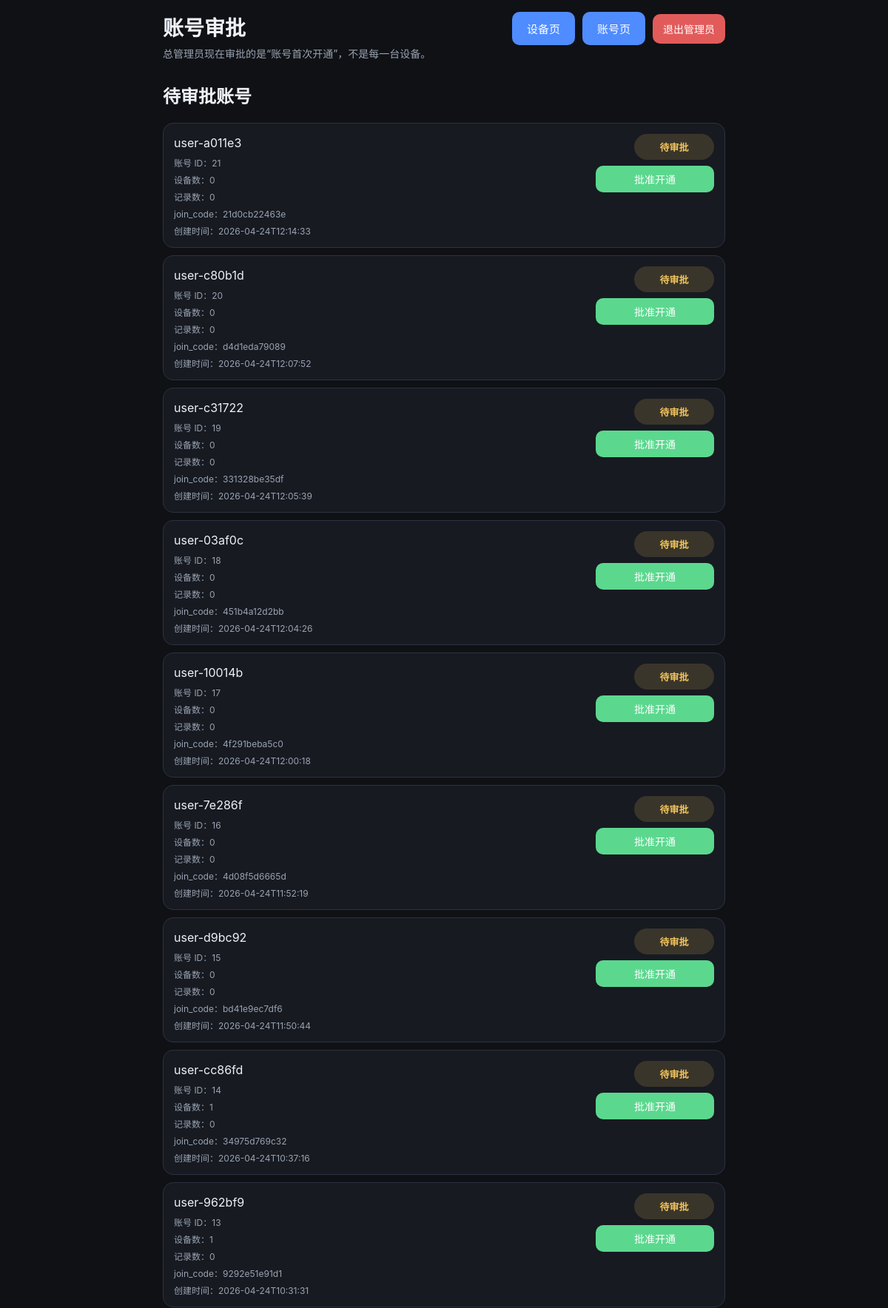
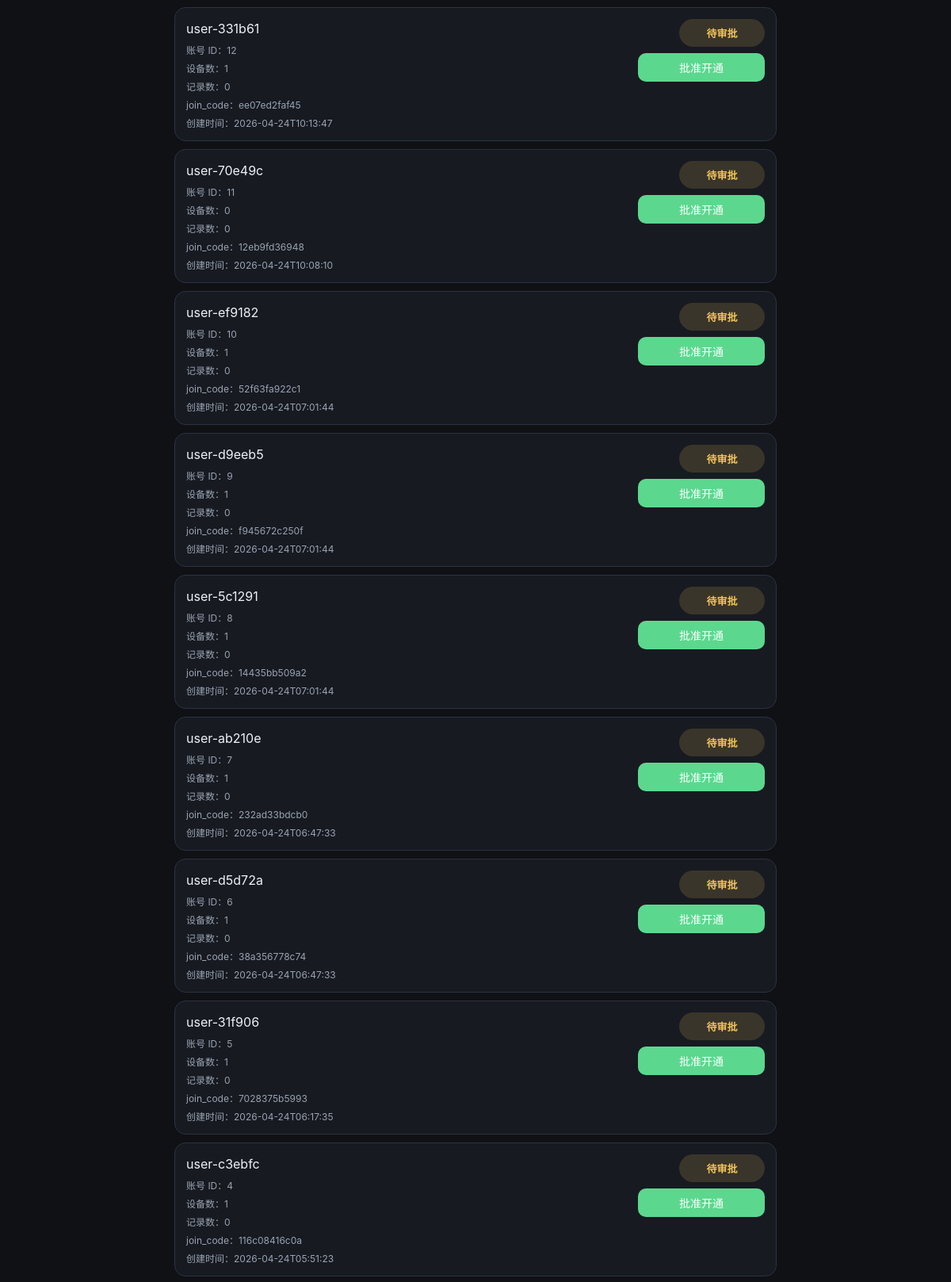
The page /admin/accounts (upper part) on the database its author committed (2 pictures, top to bottom).
### tables this page shows
CREATE TABLE users (
            id INTEGER PRIMARY KEY AUTOINCREMENT,
            name TEXT NOT NULL DEFAULT 'default',
            created_at TEXT NOT NULL DEFAULT (datetime('now'))
        , approval_status TEXT NOT NULL DEFAULT 'approved', join_code TEXT, approved_at TEXT, api_token TEXT);

### app/main.py (the view)
@app.route("/admin/accounts")
def admin_accounts_page():
    guard = admin_guard()
    if guard:
        return guard
    pending_users = get_users("pending")
    approved_users = get_users("approved")
    return render_template("admin_accounts.html", pending_users=pending_users, approved_users=approved_users)

### app/main.py (called while the page is built)
def get_conn():
    conn = sqlite3.connect(str(DB_PATH))
    conn.row_factory = sqlite3.Row
    return conn

def admin_cookie_value():
    if not ADMIN_PASSWORD:
        return None
    return hashlib.sha256(ADMIN_PASSWORD.encode()).hexdigest()

def is_admin_authenticated():
    expected = admin_cookie_value()
    if not expected:
        return True
    actual = request.cookies.get(ADMIN_COOKIE, "")
    return hmac.compare_digest(actual, expected)

def admin_guard():
    if is_admin_authenticated():
        return None
    next_path = request.path
    if request.query_string:
        next_path += "?" + request.query_string.decode()
    return redirect(url_for("admin_login_page", next=next_path))

def get_users(approval_status=None):
    conn = get_conn()
    query = """
        SELECT u.id, u.name, u.approval_status, u.join_code, u.created_at, u.approved_at,
               COUNT(DISTINCT d.id) AS device_count,
               COUNT(i.id) AS item_count
        FROM users u
        LEFT JOIN devices d ON d.user_id = u.id
        LEFT JOIN inbox_items i ON i.user_id = u.id
        WHERE 1 = 1
    """
    params = []
    if approval_status is not None:
        query += " AND u.approval_status = ?"
        params.append(approval_status)
    query += " GROUP BY u.id, u.name, u.approval_status, u.join_code, u.created_at, u.approved_at ORDER BY u.created_at DESC, u.id DESC"
    rows = conn.execute(query, params).fetchall()
    conn.close()
    return [dict(r) for r in rows]

### app/templates/admin_accounts.html (shortened to what this page needs)
<!doctype html>
<html lang="zh-CN">
<head>
  <link rel="stylesheet" href="/static/style.css" />
</head>
<body>
  <main class="container">
    <header class="header">
      <div class="title-row">
        <div>
          <h1>账号审批</h1>
          <p class="subtitle">总管理员现在审批的是“账号首次开通”，不是每一台设备。</p>
        </div>
        <div class="toolbar-actions">
          <a class="nav-link" href="/devices">设备页</a>
          <a class="nav-link" href="/account">账号页</a>
          <form action="/admin/logout" method="post" class="inline-form-row">
            <button type="submit" class="danger compact">退出管理员</button>
          </form>
        </div>
      </div>
    </header>
    {% if pending_users %}
      <section class="section-block">
        <h2 class="section-title">待审批账号</h2>
        <div class="list">
          {% for user in pending_users %}
            <article class="item">
              <div class="item-main grow">
                <div class="item-content">{{ user.name }}</div>
                <div class="item-meta">账号 ID：{{ user.id }}</div>
                <div class="item-meta">设备数：{{ user.device_count }}</div>
                <div class="item-meta">记录数：{{ user.item_count }}</div>
                <div class="item-meta">join_code：{{ user.join_code or '-' }}</div>
                <div class="item-meta">创建时间：{{ user.created_at or '-' }}</div>
              </div>
              <div class="item-actions">
                <span class="status-badge pending">待审批</span>
                <form action="/admin/accounts/approve/{{ user.id }}" method="post" class="full-width-form">
                  <button type="submit" class="success">批准开通</button>
                </form>
              </div>
            </article>
          {% endfor %}
        </div>
      </section>
    {% endif %}
  </main>
</body>
</html>

### app/static/style.css (style rules this page uses)
:root { color-scheme: light dark; --bg: #0f1115; --panel: #171a21; --panel-2: #202531; --text: #eef2f7; --muted: #9aa4b2; --accent: #4f8cff; --danger: #e25b5b; --border: #2b3240; --success: #5bd88e; --warning: #f0c35b; }
body { margin: 0; font-family: -apple-system, BlinkMacSystemFont, "Segoe UI", sans-serif; background: var(--bg); color: var(--text); -webkit-tap-highlight-color: transparent; }
.container { max-width: 760px; margin: 0 auto; padding: 16px; }
.title-row { display: flex; align-items: flex-start; justify-content: space-between; gap: 16px; flex-wrap: wrap; }
.toolbar-actions { display: flex; gap: 10px; flex-wrap: wrap; }
.header h1 { margin: 0 0 6px 0; font-size: 28px; }
.header p { color: var(--muted); margin: 0 0 8px 0; font-size: 14px; line-height: 1.5; }
.capture-box, .item, .empty, .toolbar, .summary-card { background: var(--panel); border: 1px solid var(--border); border-radius: 14px; }
button, .secondary-button, .nav-link { border: 0; border-radius: 10px; background: var(--accent); color: white; padding: 12px 20px; cursor: pointer; font-size: 15px; font-weight: 500; transition: transform 0.05s ease, opacity 0.1s ease; text-decoration: none; display: inline-flex; align-items: center; justify-content: center; box-sizing: border-box; }
button.compact, .secondary-button.compact { padding: 10px 14px; font-size: 14px; white-space: nowrap; }
button.danger { background: var(--danger); }
button.success { background: var(--success); }
.list { display: grid; gap: 10px; }
.item { display: flex; justify-content: space-between; gap: 12px; padding: 14px; }
.item-main.grow { flex: 1; }
.item-content { font-size: 16px; line-height: 1.5; word-break: break-word; }
.item-meta { margin-top: 6px; color: var(--muted); font-size: 12px; word-break: break-all; }
.item-actions { display: flex; flex-direction: column; gap: 8px; min-width: 160px; align-items: flex-end; }
.item-actions button { margin-top: 0; padding: 8px 12px; font-size: 14px; width: 100%; }
.status-badge { display: inline-flex; align-items: center; justify-content: center; min-width: 84px; padding: 8px 12px; border-radius: 999px; font-size: 13px; font-weight: 600; }
.status-badge.pending { background: rgba(240, 195, 91, 0.16); color: var(--warning); }
.inline-form-row { display: flex; gap: 8px; align-items: center; }
.full-width-form { width: 100%; }

### rows shown on the page
users: name "user-a011e3", id "21", device_count "0", item_count "0", join_code "21d0cb22463e", created_at "2026-04-24T12:14:33"
users: name "user-c80b1d", id "20", device_count "0", item_count "0", join_code "d4d1eda79089", created_at "2026-04-24T12:07:52"
users: name "user-c31722", id "19", device_count "0", item_count "0", join_code "331328be35df", created_at "2026-04-24T12:05:39"
users: name "user-03af0c", id "18", device_count "0", item_count "0", join_code "451b4a12d2bb", created_at "2026-04-24T12:04:26"
users: name "user-10014b", id "17", device_count "0", item_count "0", join_code "4f291beba5c0", created_at "2026-04-24T12:00:18"
users: name "user-7e286f", id "16", device_count "0", item_count "0", join_code "4d08f5d6665d", created_at "2026-04-24T11:52:19"
users: name "user-d9bc92", id "15", device_count "0", item_count "0", join_code "bd41e9ec7df6", created_at "2026-04-24T11:50:44"
users: name "user-cc86fd", id "14", device_count "1", item_count "0", join_code "34975d769c32", created_at "2026-04-24T10:37:16"
users: name "user-962bf9", id "13", device_count "1", item_count "0", join_code "9292e51e91d1", created_at "2026-04-24T10:31:31"
users: name "user-331b61", id "12", device_count "1", item_count "0", join_code "ee07ed2faf45", created_at "2026-04-24T10:13:47"
users: name "user-70e49c", id "11", device_count "0", item_count "0", join_code "12eb9fd36948", created_at "2026-04-24T10:08:10"
users: name "user-ef9182", id "10", device_count "1", item_count "0", join_code "52f63fa922c1", created_at "2026-04-24T07:01:44"
users: name "user-d9eeb5", id "9", device_count "1", item_count "0", join_code "f945672c250f", created_at "2026-04-24T07:01:44"
users: name "user-5c1291", id "8", device_count "1", item_count "0", join_code "14435bb509a2", created_at "2026-04-24T07:01:44"
users: name "user-ab210e", id "7", device_count "1", item_count "0", join_code "232ad33bdcb0", created_at "2026-04-24T06:47:33"
users: name "user-d5d72a", id "6", device_count "1", item_count "0", join_code "38a356778c74", created_at "2026-04-24T06:47:33"
users: name "user-31f906", id "5", device_count "1", item_count "0", join_code "7028375b5993", created_at "2026-04-24T06:17:35"
users: name "user-c3ebfc", id "4", device_count "1", item_count "0", join_code "116c08416c0a", created_at "2026-04-24T05:51:23"
